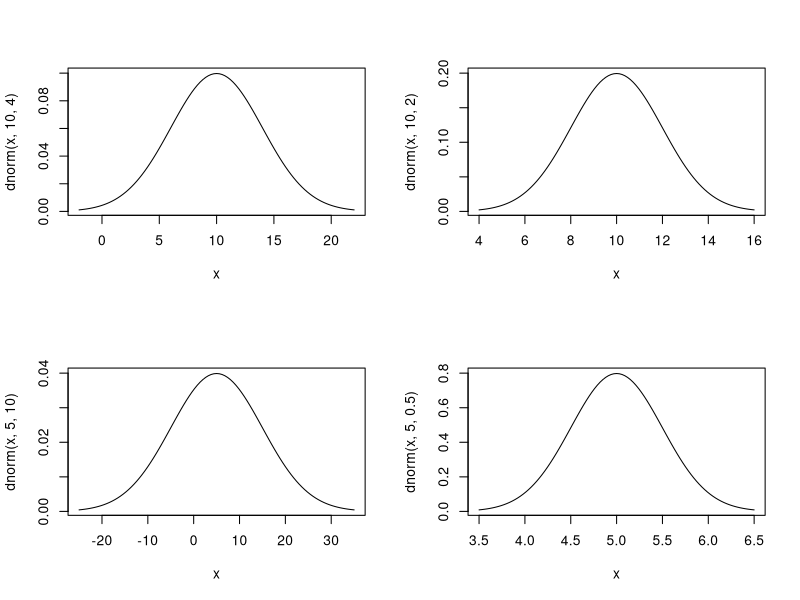
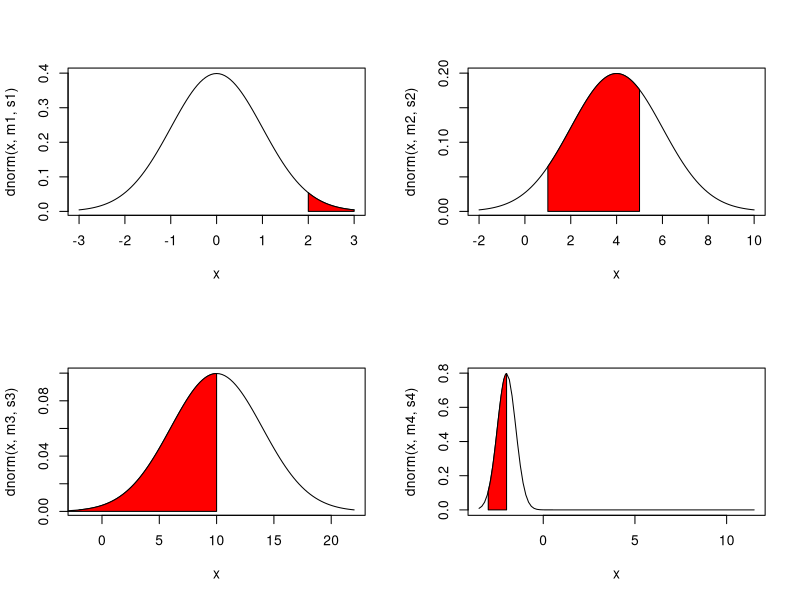
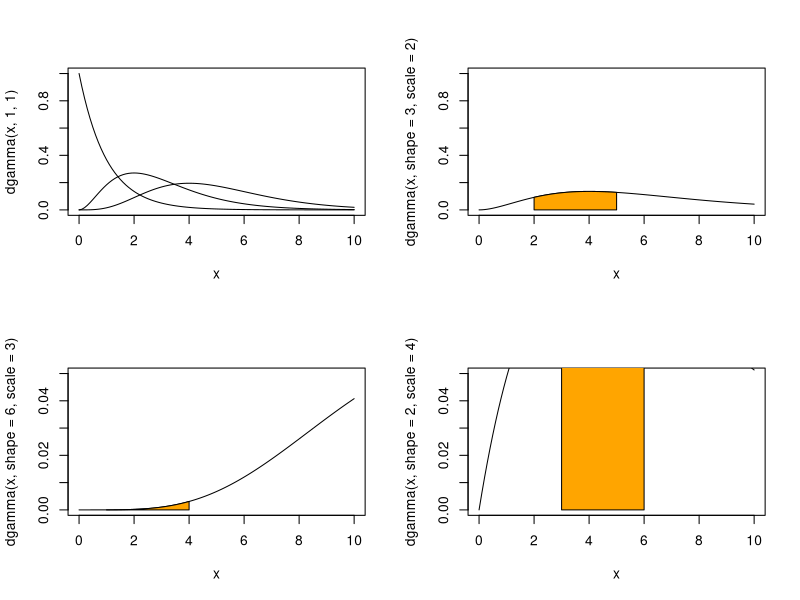
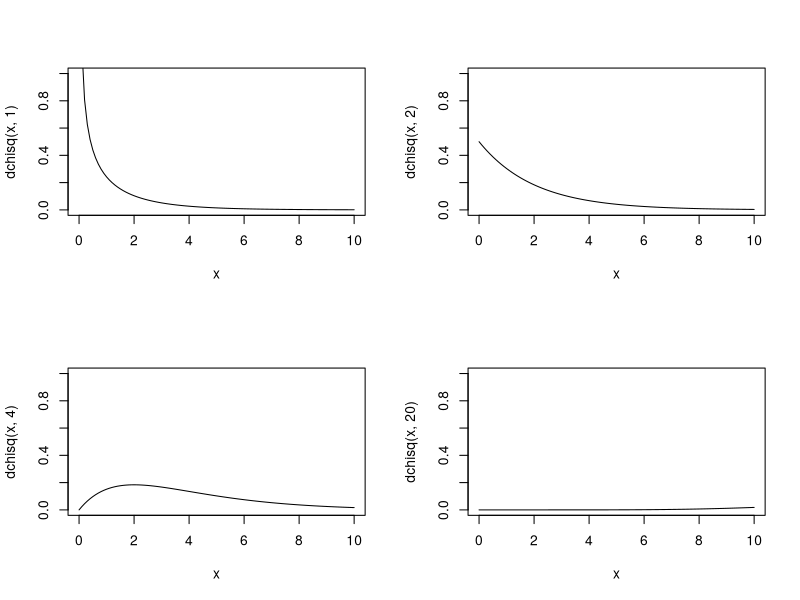
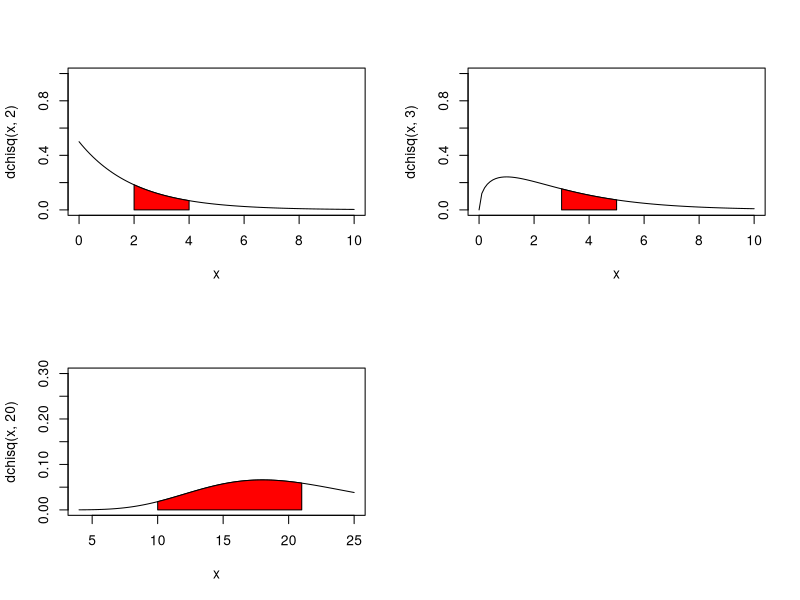
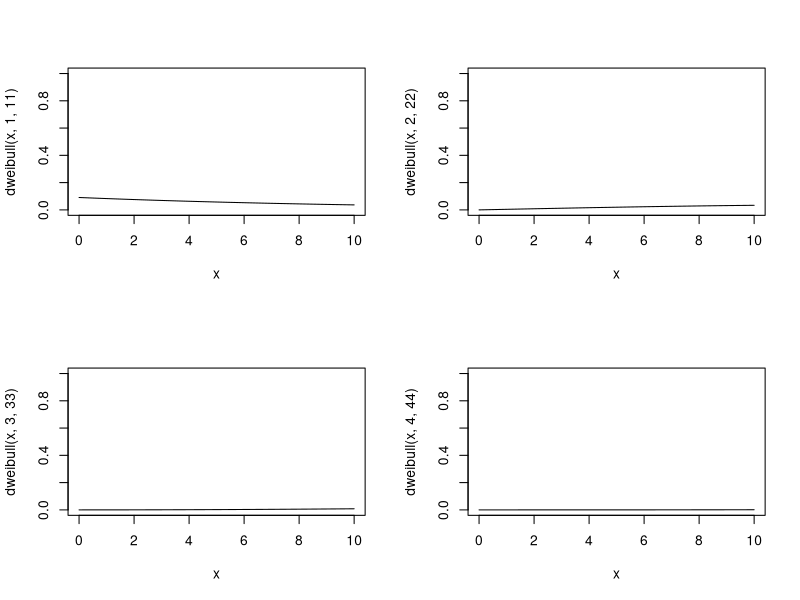
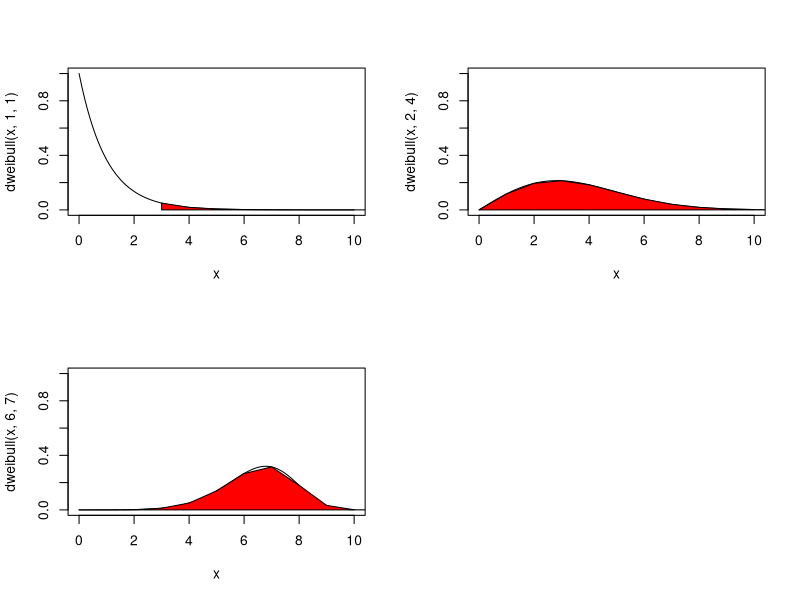
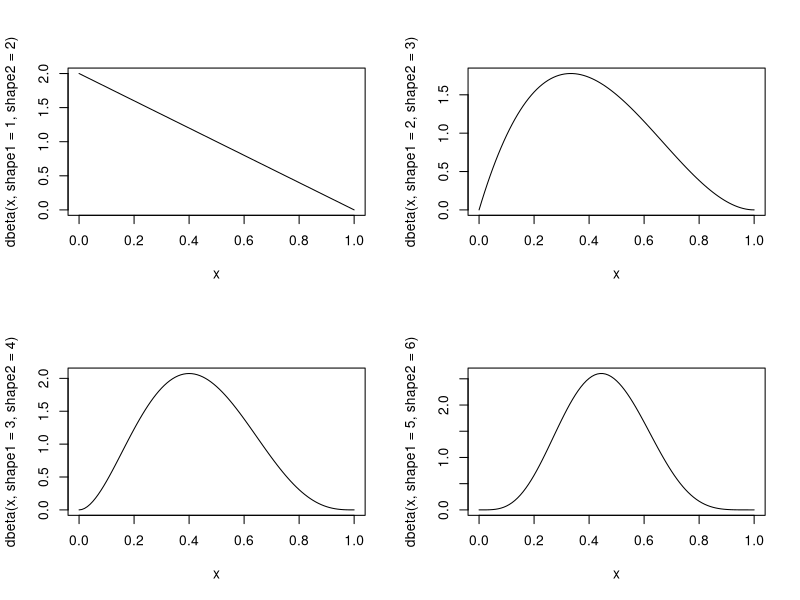

The R script that drew these images, in order:
## ---- chunk 1
knitr::opts_chunk$set(echo = TRUE)
## ---- chunk 2
getwd()
## ---- chunk 3
matrix1 = matrix(c(1,2,3,4),2,2,TRUE)

layout(matrix1, c(2,2),c(2,2))

curve(dnorm(x,10,4),xlim=c(10-(12),10+(12)))
curve(dnorm(x,10,2),xlim=c(10-6,10+(6)))
curve(dnorm(x,5,10),xlim=c(5-(30),5+(30)))
curve(dnorm(x,5,.5),xlim=c(5-(3*.5),5+(3*.5)))
## ---- chunk 4
m1=0 
m2=4 
m3=10
m4=-2
s1=1
s2=2
s3=4
s4=.5
x1=2
x2=1
x3=-6
x4=-3
y1=0+(s1*3)
y2=4.9999999
y3=10
y4=-2         #declarations
## ---- chunk 5
curve(dnorm(x,m1,s1),xlim =c(m1-(3*s1),m1+(3*s1)))
one = seq(x1,y1,length=1000)
two = dnorm(one,0,1)
polygon(c(x1,one,y1),c(0,two,0),col="red")
## ---- chunk 6
curve(dnorm(x,m2,s2),xlim =c(m2-(3*s2),m2+(3*s2)))
one = seq(x2,y2,length=1000)
two = dnorm(one,m2,s2)
polygon(c(x2,one,y2),c(0,two,0),col="red")
## ---- chunk 7
curve(dnorm(x,m3,s3),xlim =c(m3-(3*s3),m3+(3*s3)))
one = seq(x3,y3,length=1000)
two = dnorm(one,m3,s3)
polygon(c(x3,one,y3),c(0,two,0),col="red")
## ---- chunk 8
curve(dnorm(x,m4,s4),xlim =c(m4-(3*s4),m3+(3*s4)))
one = seq(x4,y4,length=1000)
two = dnorm(one,m4,s4)
polygon(c(x4,one,y4),c(0,two,0),col="red")
## ---- chunk 9
#gamma1 = dgamma(x,1,1)
#gamma2 = dgamma(x,3,1)
#gamma3 = dgamma(x,5,1)

curve(dgamma(x,1,1),xlim=c(0,10),ylim=c(0,1))
curve(dgamma(x,3,1),xlim=c(0,10),ylim=c(0,1),add=TRUE)
curve(dgamma(x,5,1),xlim=c(0,10),ylim=c(0,1),add=TRUE)

## ---- chunk 10
curve(dgamma(x,shape=3,scale=2),xlim=c(0,10),ylim=c(0,1))

polygon(c(2,seq(2,5, length=10000),5),c(0,dgamma(seq(2,5, length=10000),shape =3,scale=2),0),col="orange")


curve(dgamma(x,shape=6,scale=3),xlim=c(0,10),ylim=c(0,.05))

polygon(c(1,seq(1,4, length=10000),4),c(0,dgamma(seq(1,4, length=10000),shape=6,scale=3),0),col="orange")


curve(dgamma(x,shape=2,scale=4),xlim=c(0,10),ylim=c(0,.05))

polygon(c(3,seq(3,6, length=10000),6),c(0,dgamma(seq(3,6, length=10000),shape=2,scale=4),0),col="orange")

## ---- chunk 11
layout(matrix(c(1,2,3,4),2,2,TRUE),c(2,2),c(2,2))

curve(dchisq(x,1),xlim=c(0,10),ylim=c(0,1))

curve(dchisq(x,2),xlim=c(0,10),ylim=c(0,1))
curve(dchisq(x,4),xlim=c(0,10),ylim=c(0,1))
curve(dchisq(x,20),xlim=c(0,10),ylim=c(0,1))


## ---- chunk 12
curve(dchisq(x,2),xlim=c(0,10),ylim=c(0,1))
polygon(c(2,seq(2,4,length=1000),4),c(0,dchisq(seq(2,4,length=1000),2),0),col = "red")


curve(dchisq(x,3),xlim=c(0,10),ylim=c(0,1))
polygon(c(3,seq(3,5,length=1000),5),c(0,dchisq(seq(3,5,length=1000),3),0),col = "red")

curve(dchisq(x,20),xlim=c(4,25),ylim=c(0,.3))
polygon(c(10,seq(10,21,length=1000),21),c(0,dchisq(seq(10,21,length=1000),20),0),col = "red")
## ---- chunk 13
layout(matrix(c(1,2,3,4),2,2,TRUE))

curve(dweibull(x,1,11),xlim=c(0,10),ylim=c(0,1))
curve(dweibull(x,2,22),xlim=c(0,10),ylim=c(0,1))
curve(dweibull(x,3,33),xlim=c(0,10),ylim=c(0,1))
curve(dweibull(x,4,44),xlim=c(0,10),ylim=c(0,1))

## ---- chunk 14
curve(dweibull(x,1,1),xlim=c(0,10),ylim=c(0,1))

polygon(c(3,seq(3,1000),21),c(0,dweibull(seq(3,1000),1,1),0),col="Red")


curve(dweibull(x,2,4),xlim=c(0,10),ylim=c(0,1))
polygon(c(0,seq(1,1000),10),c(0,dweibull(seq(1,1000),2,4),0),col="Red")

curve(dweibull(x,6,7),xlim=c(0,10),ylim=c(0,1))
polygon(c(0,seq(1,1000),10),c(0,dweibull(seq(1,1000),6,7),0),col="Red")

## ---- chunk 15
layout(matrix(c(1, 2, 3, 4),2,2,TRUE),heights = c(2, 2),widths = c(2, 2))
xlimiter = c(0,1)
curve(dbeta(x,shape1 = 1, shape2 = 2),xlim=xlimiter)
curve(dbeta(x,shape1 = 2, shape2 = 3),xlim=xlimiter)
curve(dbeta(x,shape1 = 3, shape2 = 4),xlim=xlimiter)
curve(dbeta(x,shape1 = 5, shape2 = 6),xlim=xlimiter)
## ---- chunk 16
curve(dbeta(x,shape1 = 1, shape2 = 2),xlim=xlimiter)

## ---- chunk 17
migente <- function(y)
{
  if(y<0) return(0)
  if(y>=0 & y<= 2) return(1/8*y^3)
  if(y>2) return (1)
}

migente(-1)
